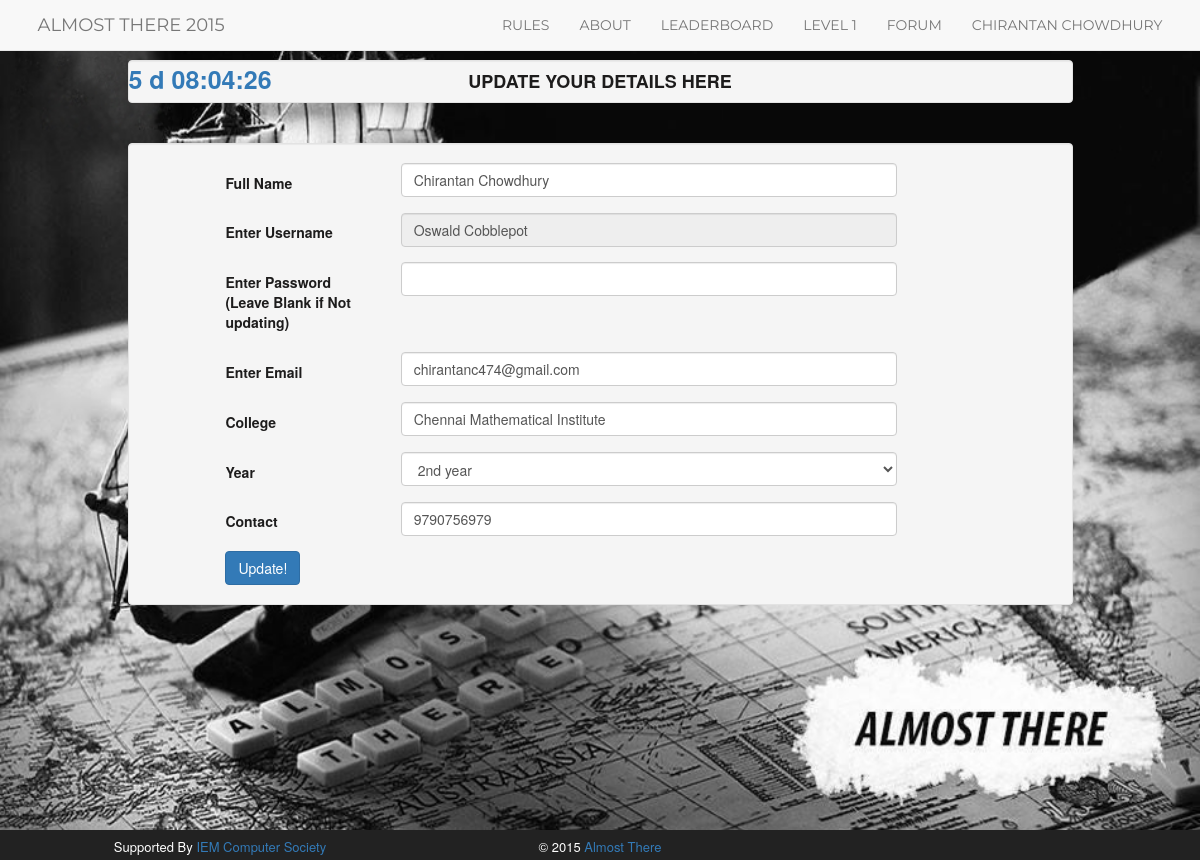
The page /update.php (signed in) on the database its author committed.
### tables this page shows
CREATE TABLE IF NOT EXISTS `progress` (
  `user_id` int(11) NOT NULL,
  `level` int(11) NOT NULL,
  `attempts` int(255) NOT NULL,
  `latest_attempt` timestamp NOT NULL DEFAULT CURRENT_TIMESTAMP ON UPDATE CURRENT_TIMESTAMP
);

CREATE TABLE IF NOT EXISTS `users` (
  `user_id` int(11) NOT NULL,
  `username` varchar(1000) NOT NULL,
  `password` varchar(1000) NOT NULL,
  `full_name` varchar(1000) NOT NULL,
  `college` varchar(1000) NOT NULL,
  `year` int(11) NOT NULL,
  `email` varchar(1000) NOT NULL,
  `contact` bigint(20) NOT NULL,
  `role` int(11) NOT NULL
);

### class/dataManager.php (called while the page is built, shortened)
<?php
class dataManager {
    public $db_conn;
    private $host = MYSQL_HOST ;
    private $db_name = MYSQL_DB;
    function __construct() {
        try {
        $this->db_conn = new PDO("mysql:host=$this->host;dbname=$this->db_name;",MYSQL_USER,MYSQL_PASSWORD);
        }  catch (PDOException $ex) {
            return $ex->getMessage();
        }
    }
    function isLogged() {
        if(T_LOGGED==1) return true;
        else return false;
    }
    function getUser($user_id) {
        $query = $this->db_conn->prepare('SELECT * FROM users WHERE user_id = ?');
        $values = array($user_id);
        $query->execute($values);
        $result = $query->fetch(PDO::FETCH_OBJ);
        return $result;
    }
    function getLevel($user_id) {
        $query = $this->db_conn->prepare('SELECT level FROM progress WHERE user_id = ?');
        $values = array($user_id);
        $query->execute($values);
        $obj = $query->fetch(PDO::FETCH_OBJ);
        return $obj->level;
    }
}
?>

### update.php (the view, shortened to what this page needs)
<?php
require_once 'class/dataManager.php';
$dm = new dataManager();
$curr_user = $dm->getuser(T_USER_ID);
?>
<!DOCTYPE html>
<html lang="en">
  <head>
    <link href="css/bootstrap.css" rel="stylesheet" media="screen">
    <link rel="stylesheet" href="css/bootstrap.min.css" >
    <link rel="stylesheet" href="css/treasure.css">
  </head>
  <body>
    <?php include 'includes/navbar.php'; ?>
    <div class="container main_body">
        <div class="row">
            <div class="col-md-1"></div>
            <div class="col-md-10">
                 <div class="well"  style="padding:0;">
                    <div class="row">
                        <div class="col-md-4">
<div class = "clock">
	<a href="#" id="timer"></a></div>
</div>
                        <div class="col-md-4">
                            <h4 id="levelno" align="center"><strong>UPDATE YOUR DETAILS HERE</strong></h4>
                        </div>
                        <div class="col-md-4"></div>
                    </div>
                </div>
                <br>
                <?php
                if($dm->isLogged()) {
                if(isset($success)) {
                    ?>
                <div class="well">
                    <h3 align="center">Your details has been updated in the system!</h3>
                    <p align="center">Click <a href="play.php">here</a> to continue Playing!</p>
                </div>
                    <?php
                }else{
                ?>
                 <div class="well">
                     <div class="row">
                     <div class="col-md-1"></div>
                     <div class="col-md-9">
                <form method="post" action="">
                  <div class="form-group" >
                    <div class="row">
                        <div class="col-md-3"><label id="reg_form">Full Name</label></div>
                        <div class="col-md-9">
                       <input type="text" class="form-control" name="full_name" id="full_name" placeholder="Enter your full name" value="<?php echo $curr_user->full_name; ?>">
                        </div>
                    </div>
                  </div>
                  <div class="form-group" >
                    <div class="row">
                        <div class="col-md-3"><label id="reg_form">Enter Username</label></div>
                        <div class="col-md-9">
                       <input type="text" class="form-control" name="username" id="username" placeholder="Enter your username" value="<?php echo $curr_user->username; ?>" disabled>
                        </div>
                    </div>
                  </div>
                  <div class="form-group" >
                    <div class="row">
                        <div class="col-md-3"><label id="reg_form">Enter Password (Leave Blank if Not updating)</label></div>
                        <div class="col-md-9">
                       <input type="password" class="form-control" name="userpass" id="userpass">
                        </div>
                    </div>
                  </div>
                  <div class="form-group" >
                    <div class="row">
                        <div class="col-md-3"><label id="reg_form">Enter Email</label></div>
                        <div class="col-md-9">
                       <input type="email" class="form-control" name="useremail" id="useremail" placeholder="yourname@abc.com" value="<?php echo $curr_user->email; ?>">
                        </div>
                    </div>
                  </div>
                  <div class="form-group" >
                    <div class="row">
                        <div class="col-md-3"><label id="reg_form">College</label></div>
                        <div class="col-md-9">
                       <input type="text" class="form-control" name="usercollege" id="usercollege" placeholder="Enter your College Name" value="<?php echo $curr_user->college; ?>">
                        </div>
                    </div>
                  </div>
                  <div class="form-group" >
                    <div class="row">
                        <div class="col-md-3"><label id="reg_form">Year</label></div>
                        <div class="col-md-9">
                       <select class="form-control" name="useryear" >
                            <option value="2" <?php if($curr_user->year == 2) echo 'selected="selected"'; ?>>2nd year</option>
                        </select>
                        </div>
                    </div>
                  </div>
                  <div class="form-group" >
                    <div class="row">
                        <div class="col-md-3"><label id="reg_form">Contact</label></div>
                        <div class="col-md-9">
                       <input type="text" class="form-control" name="usercontact" id="usercontact" value="<?php echo $curr_user->contact; ?>" onkeypress="return isNumberKey(event);">
                        </div>
                    </div>
                  </div>
                <input type="submit" class="btn btn-primary" name="submit" value="Update!" onclick="return validate();"/>
               </form>
                     </div>
                     <div class="col-md-2"></div>
                     </div>
                     </div>
                <?php } } else echo '<div class="well"><h3 class="text-danger" align="center">Sorry, you must Login first!</h3></div>'; ?>
            </div>
            <div class="col-md-1"></div>
        </div>
    </div>
    <?php include 'includes/footer.php'; ?>
  </body>
</html>

### includes/navbar.php (shortened to what this page needs)
<nav class="navbar navbar-default navbar-fixed-top navbar-right" role="navigation">
      <div class="container">
        <div class="navbar-header">
          <a class="navbar-brand active" href="index.php">ALMOST THERE 2015</a>
        </div>
        <div class="collapse navbar-collapse navbar-ex1-collapse navbar-right">
          <ul class="nav navbar-nav">
                    <li>
                        <a href="index.php#rules">RULES</a>
                    </li>
                    <li>
                        <a href="index.php#about">ABOUT</a>
					</li>
					 <li>
                        <a href="leader_frozen.php">LEADERBOARD</a>
					</li>
					<?php
             require_once 'class/dataManager.php';
             $dm = new dataManager();
             if($dm->isLogged()) {
                 $level = $dm->getLevel(T_USER_ID);
                 if($level > T_MAXLEVEL) {
                  echo '<li><a href="play.php" id="nav_level">Completed</a></li>';
                 }else {
                     echo '<li><a href="play.php" id="nav_level">Level ' . $level .'</a></li>';
                 }
				 echo '<li><a href="forum.php" id="nav_level">Forum</a></li>';
                 echo '<li class="dropdown page-scroll"><a href="#" class="dropdown-toggle">' . T_NAME .'</a>';
             } ?>
          </ul>
        </div>
      </div>
    </nav>

### css/treasure.css (style rules this page uses)
body { color: #1D1C1C; }
html, body { height: 100%; }
.main_body { padding-bottom: 20px; }
.navbar-default { text-transform:uppercase; font-family: Montserrat,"Helvetica Neue",Helvetica,Arial,sans-serif; }
#reg_form { padding-top: 0.7em; }

### update.php (style rules this page uses)
body { margin-top: 60px; }
.clock { text-color:#219ab2; font-size:25px; }

### rows shown on the page
progress: level "1"
users: full_name "Chirantan Chowdhury", username "Oswald Cobblepot", useremail "chirantanc474@gmail.com", usercollege "Chennai Mathematical Institute", useryear "2nd year", usercontact "9790756979"

### other values the page prints
T_NAME "CHIRANTAN CHOWDHURY"
